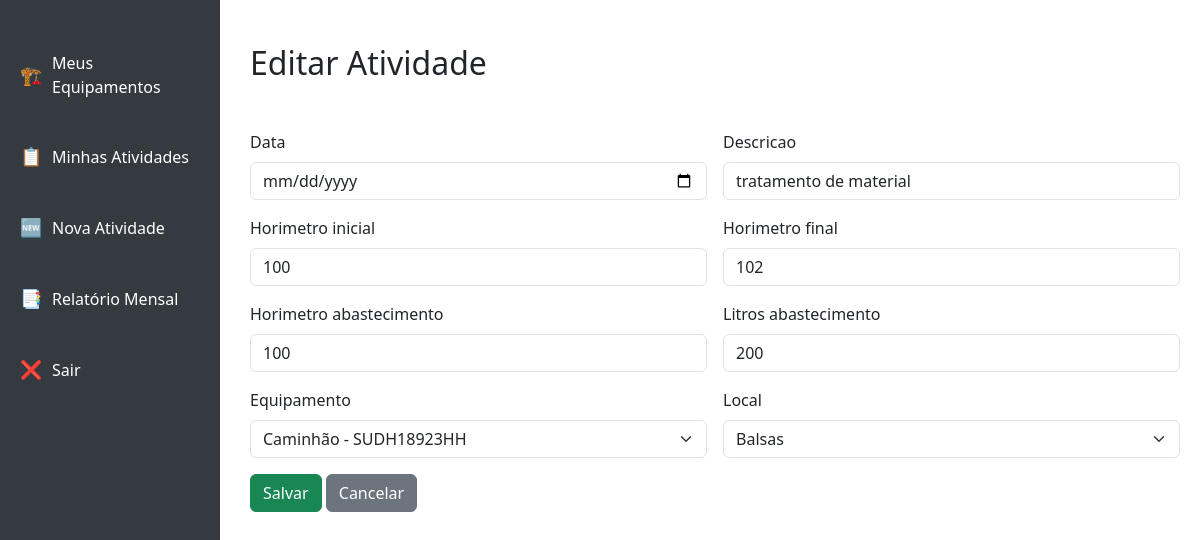
The app's page /atividades/editar/1/ (signed in) with its own data.
### atividade/models.py (models this page shows, shortened)
class Atividade(models.Model):
    data = models.DateField()
    descricao = models.CharField(max_length=50)
    horimetro_inicial = models.IntegerField()
    horimetro_final = models.IntegerField()
    horimetro_abastecimento = models.IntegerField(default=0)
    litros_abastecimento = models.IntegerField(default=0)
    equipamento = models.ForeignKey(Equipamento, on_delete=models.CASCADE)
    usuario = models.ForeignKey(Usuario, on_delete=models.CASCADE)
    local = models.ForeignKey(Local, on_delete=models.CASCADE)

### atividade/views.py (the view)
# urls.py: path('editar/<int:id>/', views.editar_atividade, name='editar_atividade'),
@login_required
def editar_atividade(request, id):
    atividade = get_object_or_404(Atividade, id=id, usuario=request.user)
    if request.method == 'POST':
        form = AtividadeForm(request.POST, instance=atividade)
        if form.is_valid():
            atividade = form.save(commit=False)
            atividade.usuario = request.user
            if atividade.equipamento in request.user.equipamentos.all():
                atividade.save()
                return redirect('minhas_atividades')
            else:
                form.add_error('equipamentos', 'Você só pode alterar atividades dos seus equipamentos.')
    else:
        form = AtividadeForm(instance=atividade)
        form.fields['equipamento'].queryset = request.user.equipamentos.all()
    return render(request, 'atividades/form.html', {'form': form})

### atividade/forms.py
class AtividadeForm(forms.ModelForm):
    class Meta:
        model = Atividade
        exclude = ['usuario']
        widgets = {
            'data': forms.DateInput(attrs={'type': 'date', 'class': 'form-control'}),
            'descricao': forms.TextInput(attrs={'class': 'form-control'}),
            'horimetro_inicial': forms.NumberInput(attrs={'class': 'form-control'}),
            'horimetro_final': forms.NumberInput(attrs={'class': 'form-control'}),
            'horimetro_abastecimento': forms.NumberInput(attrs={'class': 'form-control'}),
            'litros_abastecimento': forms.NumberInput(attrs={'class': 'form-control', 'step': '0.01'}),
            'equipamento': forms.Select(attrs={'class': 'form-select'}),
            'local': forms.Select(attrs={'class': 'form-select'}),
        }
    def __init__(self, *args, **kwargs):
        user = kwargs.pop('user', None)
        super().__init__(*args, **kwargs)
        if user and not user.is_staff:
            self.fields['equipamento'].queryset = Equipamento.objects.filter(usuario=user)

### equipamentos/models.py (called while the page is built)
    def __str__(self):
        return f'{self.categoria.nome} - {self.numero_serie}'

### local/models.py (called while the page is built)
    def __str__(self):
        return self.nome

### atividade/templates/atividades/form.html (shortened to what this page needs)
{% extends 'base.html' %}
{% block content %}
<br>
<h2 class="mb-4">{{ form.instance.id|yesno:"Editar Atividade,Nova Atividade" }}</h2>
<br>
<form method="post" class="row g-3">
    {% for field in form %}
        <div class="col-md-6">
            <label for="{{ field.id_for_label }}" class="form-label">{{ field.label }}</label>
            {{ field }}
        </div>
    {% endfor %}
    <div class="col-12 mt-3">
        <button type="submit" class="btn btn-success">Salvar</button>
    <a href="{% url 'minhas_atividades' %}" class="btn btn-secondary">Cancelar</a>
    </div>
</form>
{% endblock %}

### templates/base.html (style rules this page uses)
body { display: flex; }

### records on screen
Atividade: instance.id "Editar Atividade", form "tratamento de material" "100" "102" "100" "200" "Caminhão - SUDH18923HH" "Balsas"

### other values on screen
{{ field.label }} "Data" "Descricao" "Horimetro inicial" "Horimetro final" "Horimetro abastecimento" "Litros abastecimento" "Equipamento" "Local"
